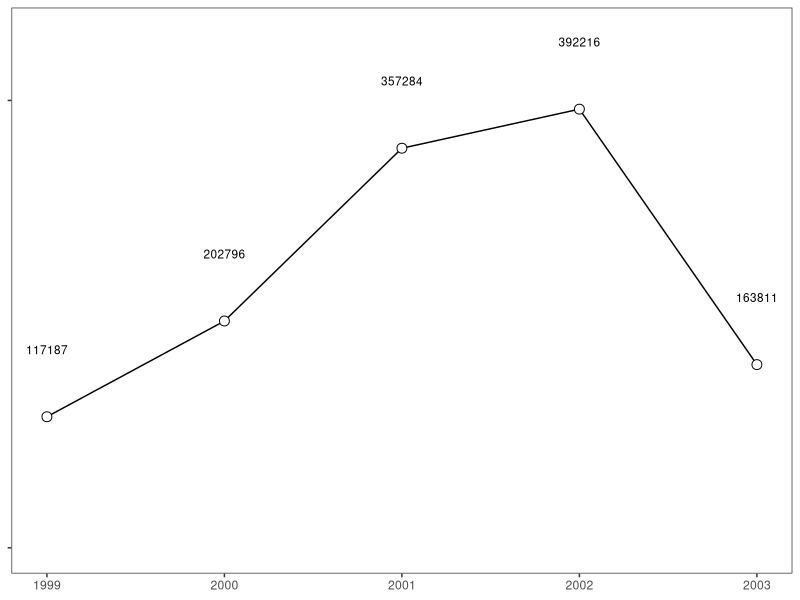

This figure's R source: (Note: this script raises an error after producing the figure.)
library(ggplot2)
library(gridExtra) #arrangeGrob

this_base <- "fig07-02_annual-report-aspect-ratio-2"

my_data <- data.frame(
  income = c(117187, 202796, 357284, 392216, 163811),
  year = c(1999, 2000, 2001, 2002, 2003))

p1 <- ggplot(my_data, aes(x = year, y = income / 1000)) +
  geom_line() +
  geom_point(shape = 21, size = 3, fill = "white") +
  geom_text(x = my_data$year, y = ((my_data$income / 1000) + 60), 
            label = my_data$income, size = 3) +
  scale_y_continuous(breaks = c(0, 400), limits = c(0, 460)) +
  theme_bw() +
  theme(panel.grid.major = element_blank(),
        panel.grid.minor = element_blank(),
        axis.title = element_blank(),
        axis.text.y = element_blank()) 

p1

p2 <- ggplot(my_data, aes(x = year, y = income / 1000)) +
  geom_line() +
  geom_point(shape = 21, size = 3, fill = "white") +
  scale_y_continuous(breaks = seq(0, 400, 100), limits = c(0, 400)) +
  labs(x = NULL, y = "Net Income (thousands)") +
  theme_bw() +
  theme(panel.grid.major = element_blank(),
        panel.grid.minor = element_blank(),
        axis.title.x = element_blank()) 

p3 <- arrangeGrob(
  p1, p2, nrow = 2, heights = c(0.25, 0.75),
  main = textGrob("Fig 7.2 Annual Report: Aspect Ratio 2", 
                  just = "top", vjust = 0.75, gp = gpar(fontsize = 16, 
                                                        lineheight = 1, 
                                                        fontface = "bold")))

p3

ggsave(paste0(this_base, ".png"), 
       p3, width = 6, height = 6)

